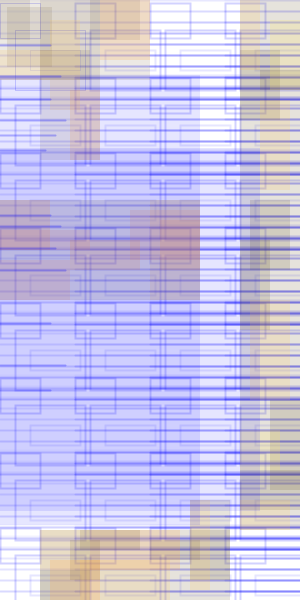
Frame 1 (no input)
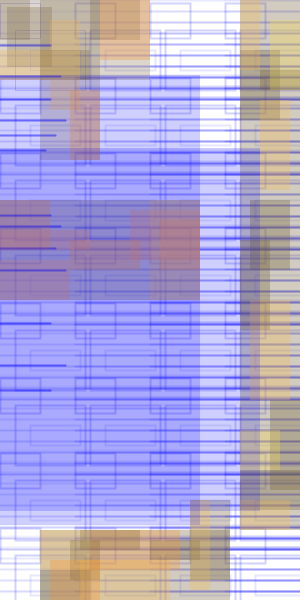
Frame 2 (the mouse pressed at the canvas centre, redrawn once)

The Processing sketch that drew these frames (run headless with seeded random() and noise(); the mouse was pressed at the canvas centre and the sketch redrawn once):

// Processing sketch: processing_24852
// ── processing_24852.pde


//what happens if you change these both to 50? what are they doingtothe pattern?
int patternSeperationX = 75;
int patternSeperationY = 75;


void setup(){
 size(300,600);
 smooth();
 //the white box simply shows you the space your pattern gets drawn in
 fill(255);
 noStroke();
 rect(0,0,patternSeperationX,patternSeperationY);
 stroke(0);
 background(255);
 for(int i = 0; i < width/patternSeperationX; i++){
    for(int j = 0; j < height/patternSeperationY; j++){
      pushMatrix();
      translate(i*patternSeperationX, j*patternSeperationY);
      yourFunction();
      popMatrix();
    }
 }

}




void yourFunction(){

 //-------------------------------------YOUR PATTERN GOESINHERE-------------------------------
 //try making pleasant designs :-)


 noFill();
 stroke(0, 0, 255, 45);
 rect(0, 3, 40, 35);
 rect(15, 30, 70, 60);
 stroke(0, 0, 255, 25);
 rect(30, 50, 50, 20);

 int a = 0;
 int b = 8;

 while(a < 10)
{


 stroke(0, 0, 255, b);
 strokeWeight(2);
 b = b+5;
 line(0, 11*a, width, 11*a);
 a = a+1;
}


}




void draw(){
 noLoop();
 fill(116, 96, 57, 35);
 noStroke();
 rect(0, 0, 150, 80);
 rect(40, 0, 60, 160);
 rect(0, 0, 30, 40);
 rect(7, 7, 45, 60);
 rect(40, 50, 50, 30);
 rect(90, 0, 50, 40);
 fill(250, 194, 91, 45);
 rect(0, 50, 50, 30);
 rect(50, 20, 30, 90);
 fill(255, 154, 52, 45);
 rect(70, 90, 30, 70);
 rect(100, 0, 50, 60);

 fill(116, 96, 57, 45);
 rect(240, 0, 60, 530);
 rect(240, 50, 40, 70);
 rect(260, 70, 40, 20);
 rect(250, 200, 40, 70);
 rect(240, 240, 30, 90);
 rect(270, 400, 30, 90);
 rect(240, 470, 60, 40);
 fill(250, 194, 91, 45);
 rect(240, 0, 20, 70);
 rect(260, 100, 30, 90);
 rect(250, 300, 40, 100);
 rect(240, 500, 50, 30);
 fill(250, 224, 93, 50);
 rect(270, 20, 30, 70);
 rect(240, 430, 40, 40);

 fill(116, 96, 57, 45);
 rect(40, 530, 190, 70);
 rect(40, 570, 50, 30);
 rect(70, 540, 30, 40);
 rect(80, 530, 60, 20);
 rect(150, 540, 50, 20);
 rect(190, 500, 40, 80);
 fill(250, 194, 91, 45);
 rect(40, 530, 50, 40);
 rect(80, 560, 90, 40);
 rect(190, 500, 20, 90);
 fill(255, 154, 52, 45);
 rect(50, 560, 50, 40);
 rect(90, 530, 90, 40);


 fill(116, 96, 57, 45);
 rect(0, 200, 200, 100);
 fill(255, 154, 52, 45);
 rect(0, 200, 50, 50);
 rect(70, 240, 70, 30);
 rect(160, 220, 40, 50);
 fill(250, 154, 93, 45);
 rect(0, 230, 90, 20);
 rect(130, 210, 70, 50);
 rect(0, 260, 70, 40);
 fill(250, 194, 91, 45);
 rect(150, 200, 50, 100);


 fill(0, 0, 255, 25);
 rect(0, 75, 200, 450);
 rect(0, 148, 260, 363);

 stroke(0, 0, 255, 69);
 line(0, 45, 50, 45);
 line(0, 76, 60, 76);
 line(0, 99, 50, 99);
 line(0, 120, 65, 120);
 line(0, 135, 55, 135);
 line(0, 150, 45, 150);

 line(0, 215, 50, 215);
 line(0, 226, 60, 226);
 line(0, 248, 55, 248);
 line(0, 270, 65, 270);
 line(0, 323, 50, 323);
 line(0, 365, 65, 365);
 line(0, 390, 50, 390);


}
